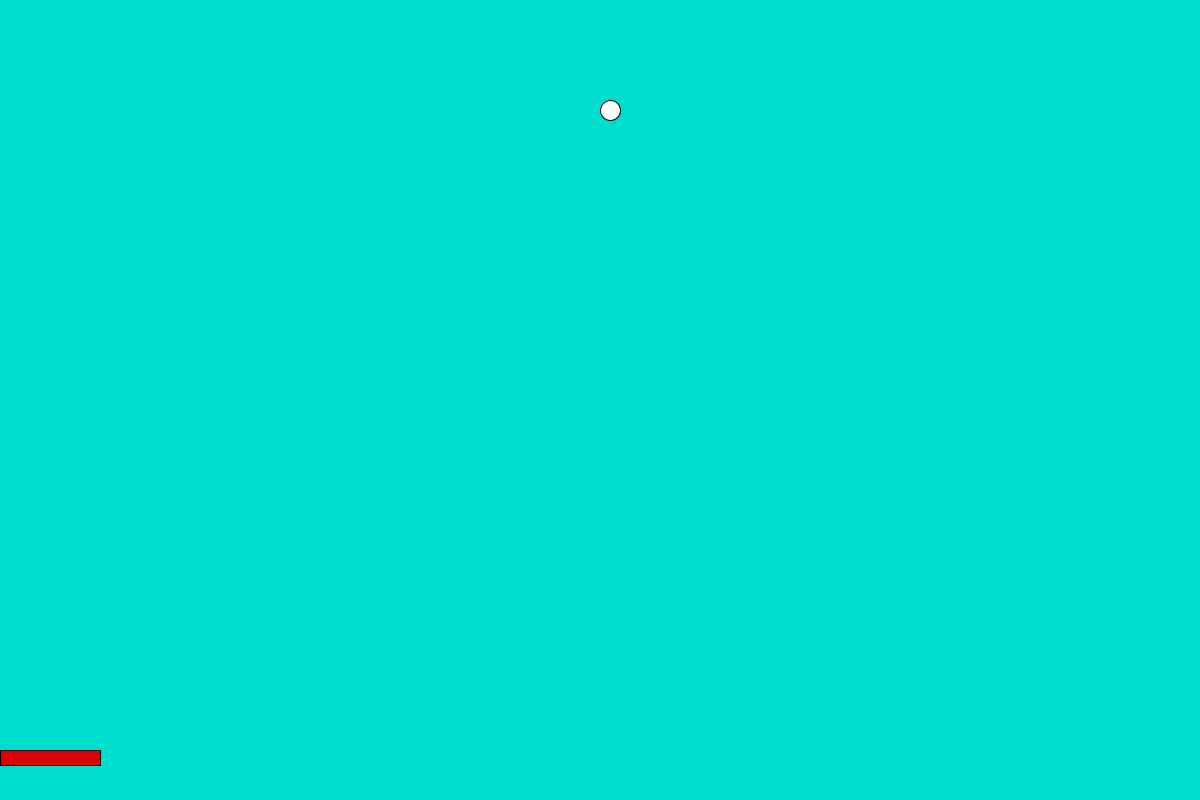
Frame 1 (no input)
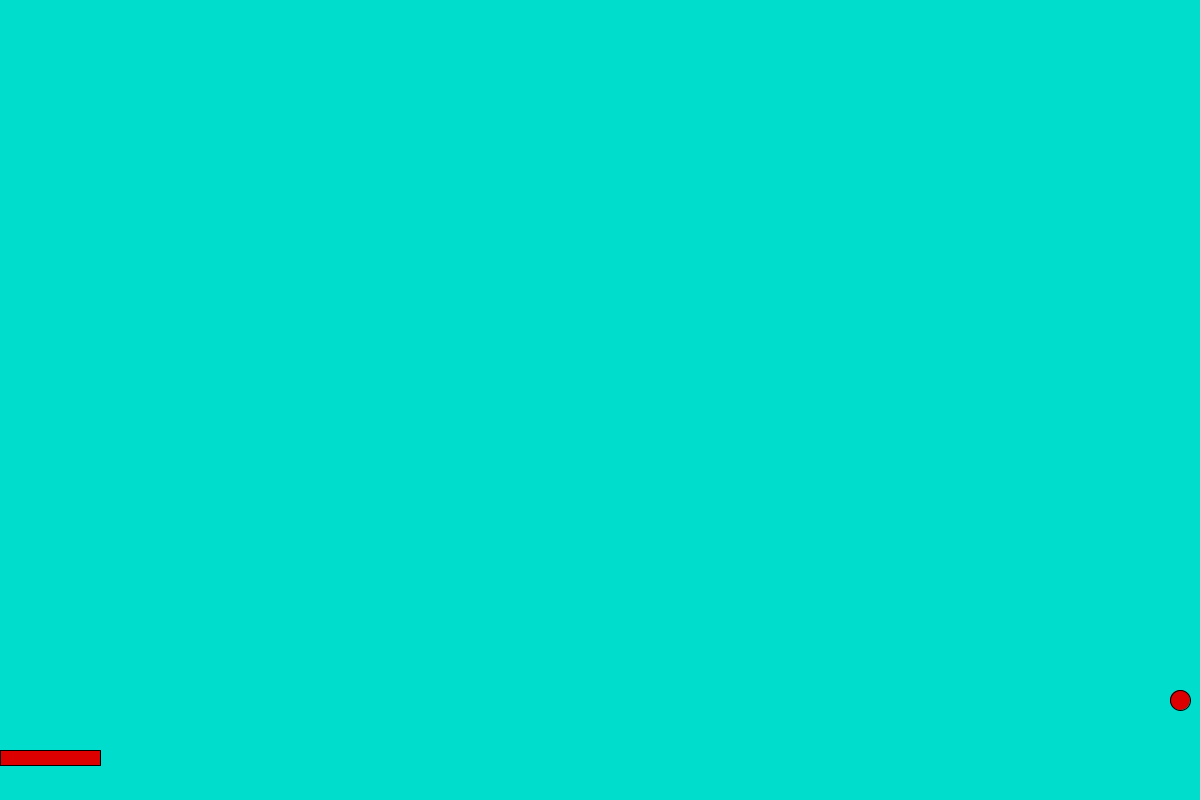
Frame 60 (the mouse pressed at the canvas centre just before this capture)
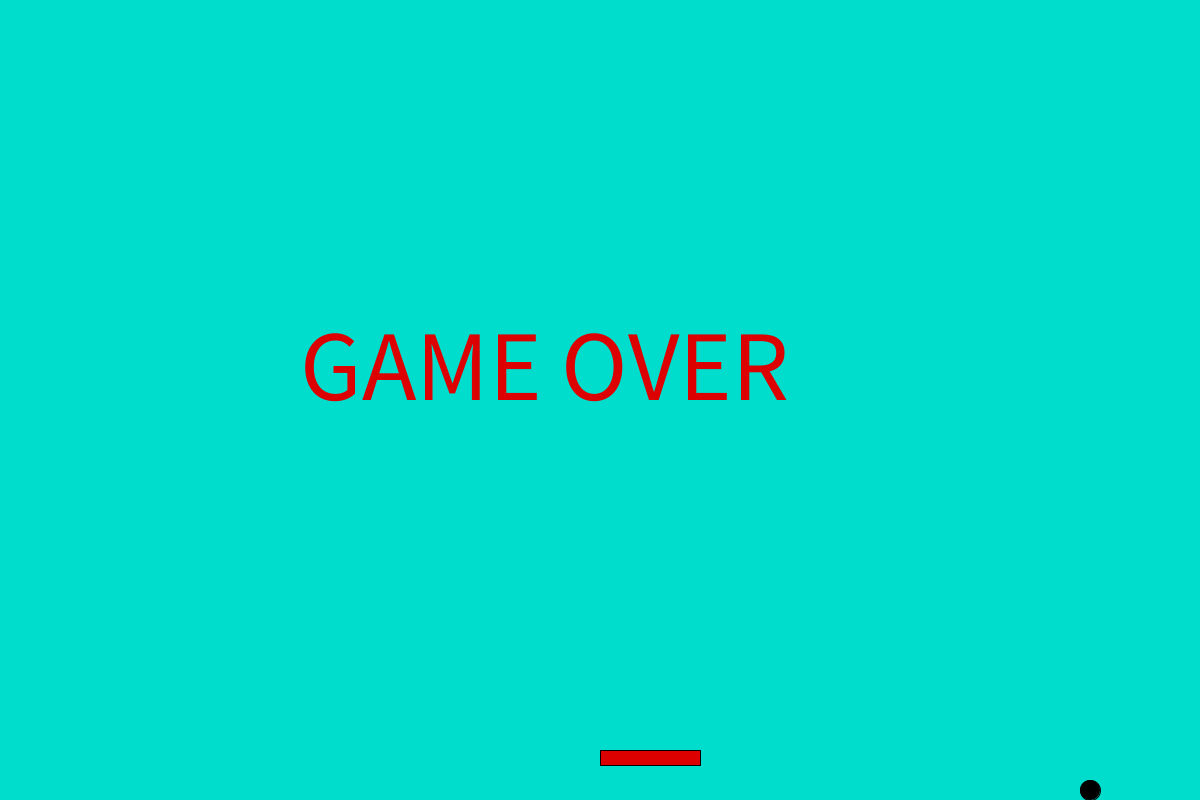
Frame 120 (the mouse held since frame 60 and released just before this capture)

The Processing sketch that drew these frames (run headless with seeded random() and noise(); from frame 60 on, the mouse is pressed at the canvas centre):

// Processing sketch: Pong
// ── Pong.pde
int ballX = 600;
int ballY = 100;
int ballSpeedX = 10;
int ballSpeedY = 10;

void setup() {
  size(1200, 800);
}

void draw() {
  ballX = ballX + ballSpeedX;
  ballY = ballY + ballSpeedY;
  background(0, 221, 204);
  ellipse(ballX, ballY, 20, 20);
  fill(221, 0, 0);
  stroke(0, 0, 0);
  rect(mouseX, 750, 100, 15);
  if (ballX == 1190) {
    ballSpeedX = -ballSpeedX;
  } 
  else if (ballX == 10) {
    ballSpeedX = -ballSpeedX;
  }
  if (ballY == 790){
    ballSpeedY = 0;
    ballSpeedX = 0;
    textSize(100);
    text("GAME OVER", 300, 400);
    fill(0, 0, 0);
  }
  else if (ballY == 10){
    ballSpeedY = -ballSpeedY;
  }
  if(intersects(ballX, ballY + 10, mouseX, 750, 100))
  {
    ballSpeedY = -ballSpeedY;
  }
}

boolean intersects(int ballX, int ballY, int paddleX, int paddleY, int paddleLength) {
if (ballY > paddleY && ballX > paddleX && ballX < paddleX + paddleLength)
return true;
else 
return false;
}
